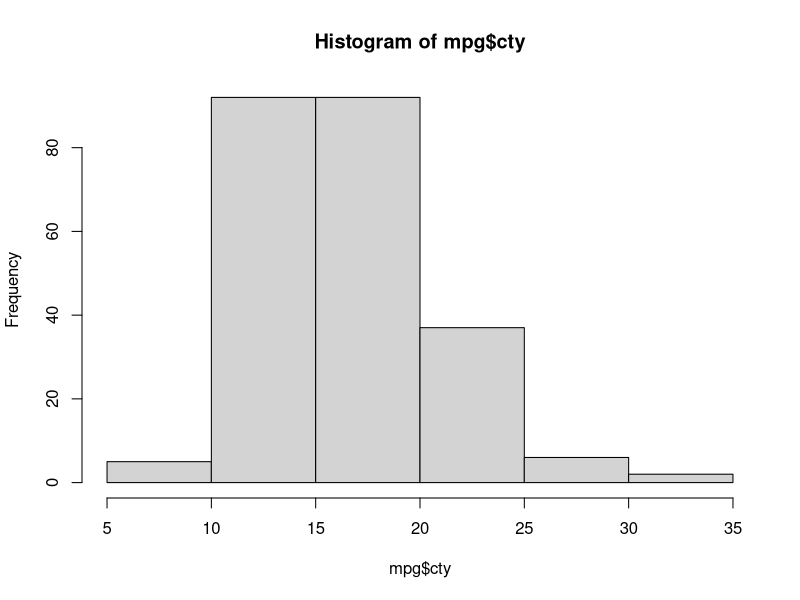
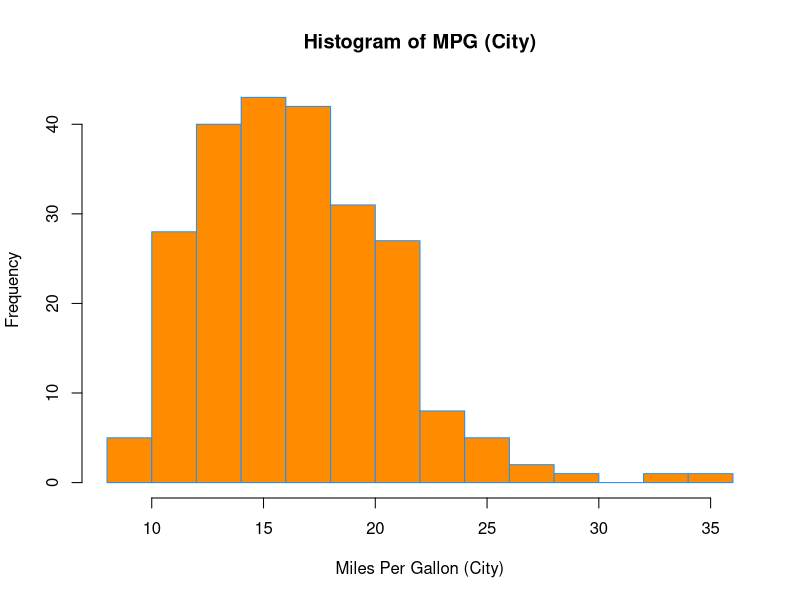
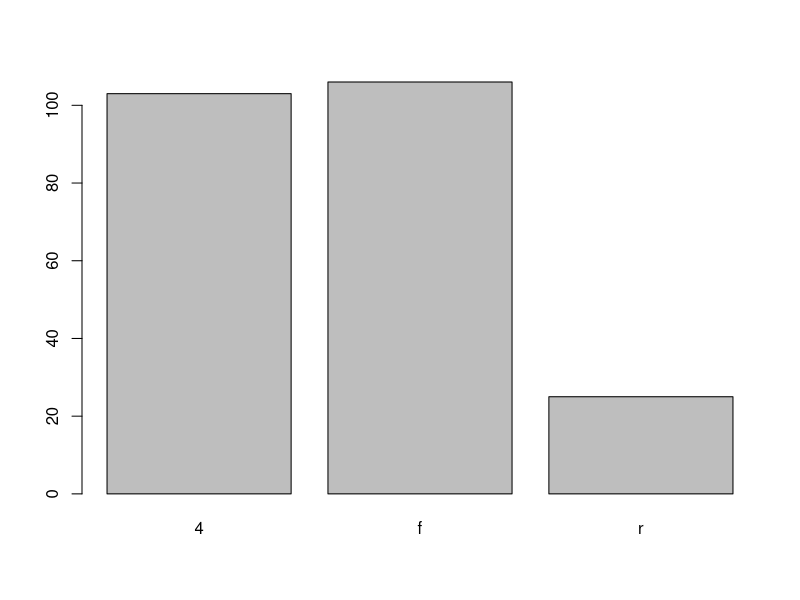
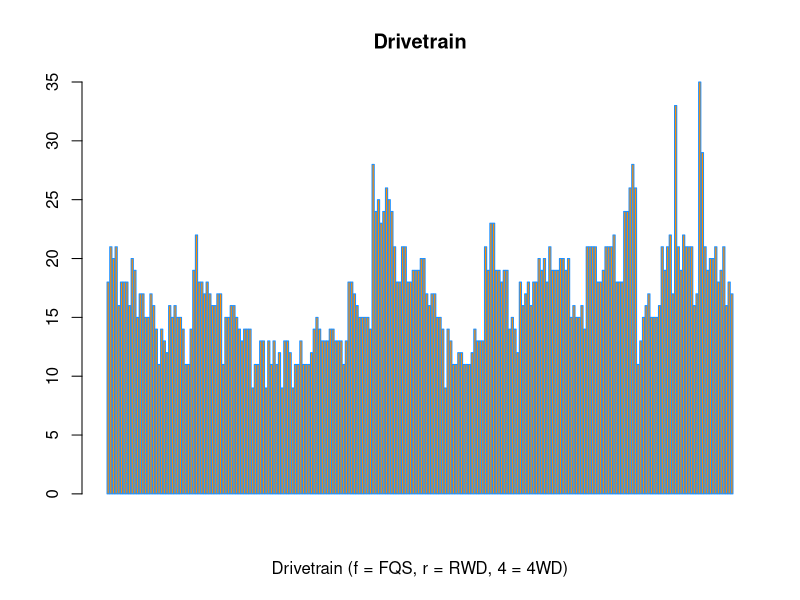
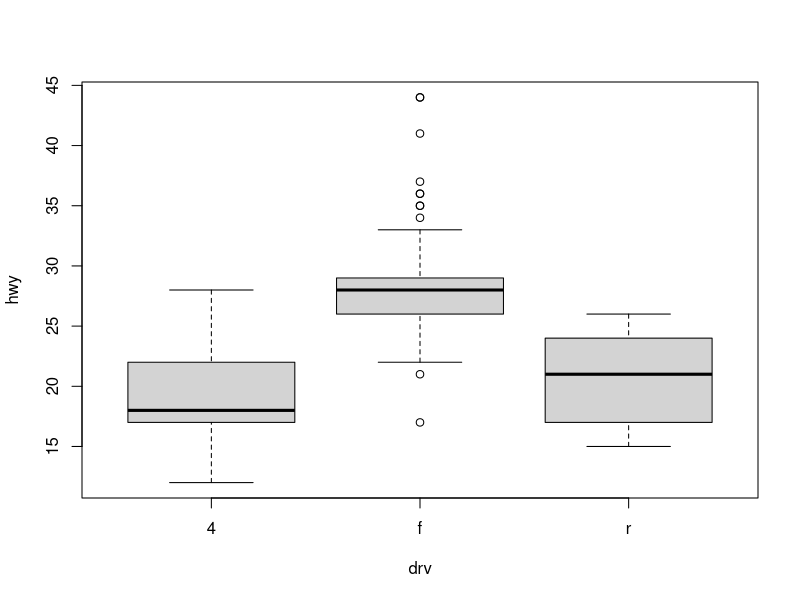

Source code (R) for these figures, in order: (Note: this script raises an error after producing the figures.)
######### VISUALIZATION IN R###########

mpg = ggplot2::mpg
View(mpg)

# Histogram (numeric) ----
hist(mpg$cty)

mean(mpg$cty)
sd(mpg$cty)

hist(mpg$cty,
     xlab = "Miles Per Gallon (City)",#label
     main = "Histogram of MPG (City)", #title
     breaks = 12, #number of bins
     col = "darkorange",
     border = "dodgerblue",
     )

# barplots (categories) -----

barplot(table(mpg$drv))

barplot(mpg$cty,
     xlab = "Drivetrain (f = FQS, r = RWD, 4 = 4WD)",#label
     main = "Drivetrain", #title
     col = "darkorange",
     border = "dodgerblue",
)

#boxplots (numerical vs categories)-----
boxplot (hwy ~ drv, data = mpg) #hway variable as of drive variable hwy - y, drv - x

boxplot (hwy ~ drv, data = mpg,
         xlab = "Drivetrain (f = FQS, r = RWD, 4 = 4WD)",
         ylab = "miles per Gallon",
         main = "MPG (highway) vs DriveTrain",
         pch = 20, #plot character
         cex = 2,
         col = "darkorange",
         border = "dodgerblue",
)

#scatterplot (numertic vs numeric)
plot(hwy ~ displ, data = mpg) #hway variable as of drive variable hwy - y, drv - x

plot (hwy ~ displ, data = mpg,
         xlab = "Engine Displacement (f = FQS, r = RWD, 4 = 4WD)",
         ylab = "miles per Gallon",
         main = "MPG (highway) vs DriveTrain",
         pch = 20, #plot character
         cex = 2,
         col = "darkorange",
         border = "dodgerblue",
)

#plotting system

library(lattice)
xyplot(hwy ~ displ, data = mpg)

library(ggplot2)
ggplot
